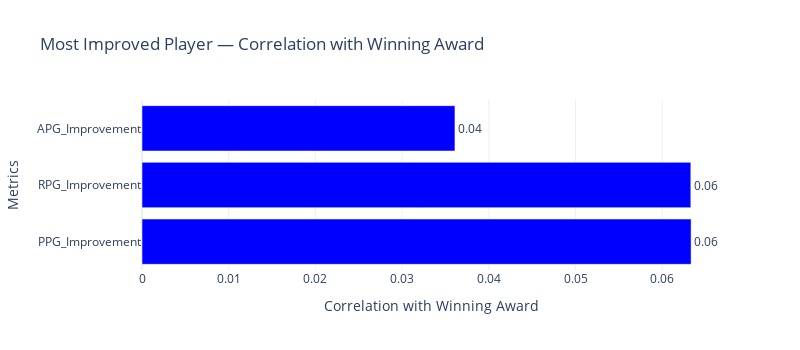

Notebook code cell kept with this figure:
### Markdown cell above
For the **Kim Perrot Sportsmanship Award**, we can see that **personal fouls** and **game disqualifications** have little impact on a player’s chances of winning.

### Code cell
apd.mip_analyze()

### Figure 1 — Plotly figure (JSON) as saved in the notebook; plotly's stock layout.template omitted (floating-point values rounded to 4 significant figures)
{"data": [{"marker": {"color": ["blue", "blue", "blue"]}, "orientation": "h", "text": ["0.06", "0.06", "0.04"], "textposition": "outside", "type": "bar", "x": [0.06333, 0.0633, 0.03609], "y": ["PPG_Improvement", "RPG_Improvement", "APG_Improvement"]}], "layout": {"height": 350, "title": {"text": "Most Improved Player — Correlation with Winning Award"}, "width": 800, "xaxis": {"title": {"text": "Correlation with Winning Award"}}, "yaxis": {"title": {"text": "Metrics"}}}}
